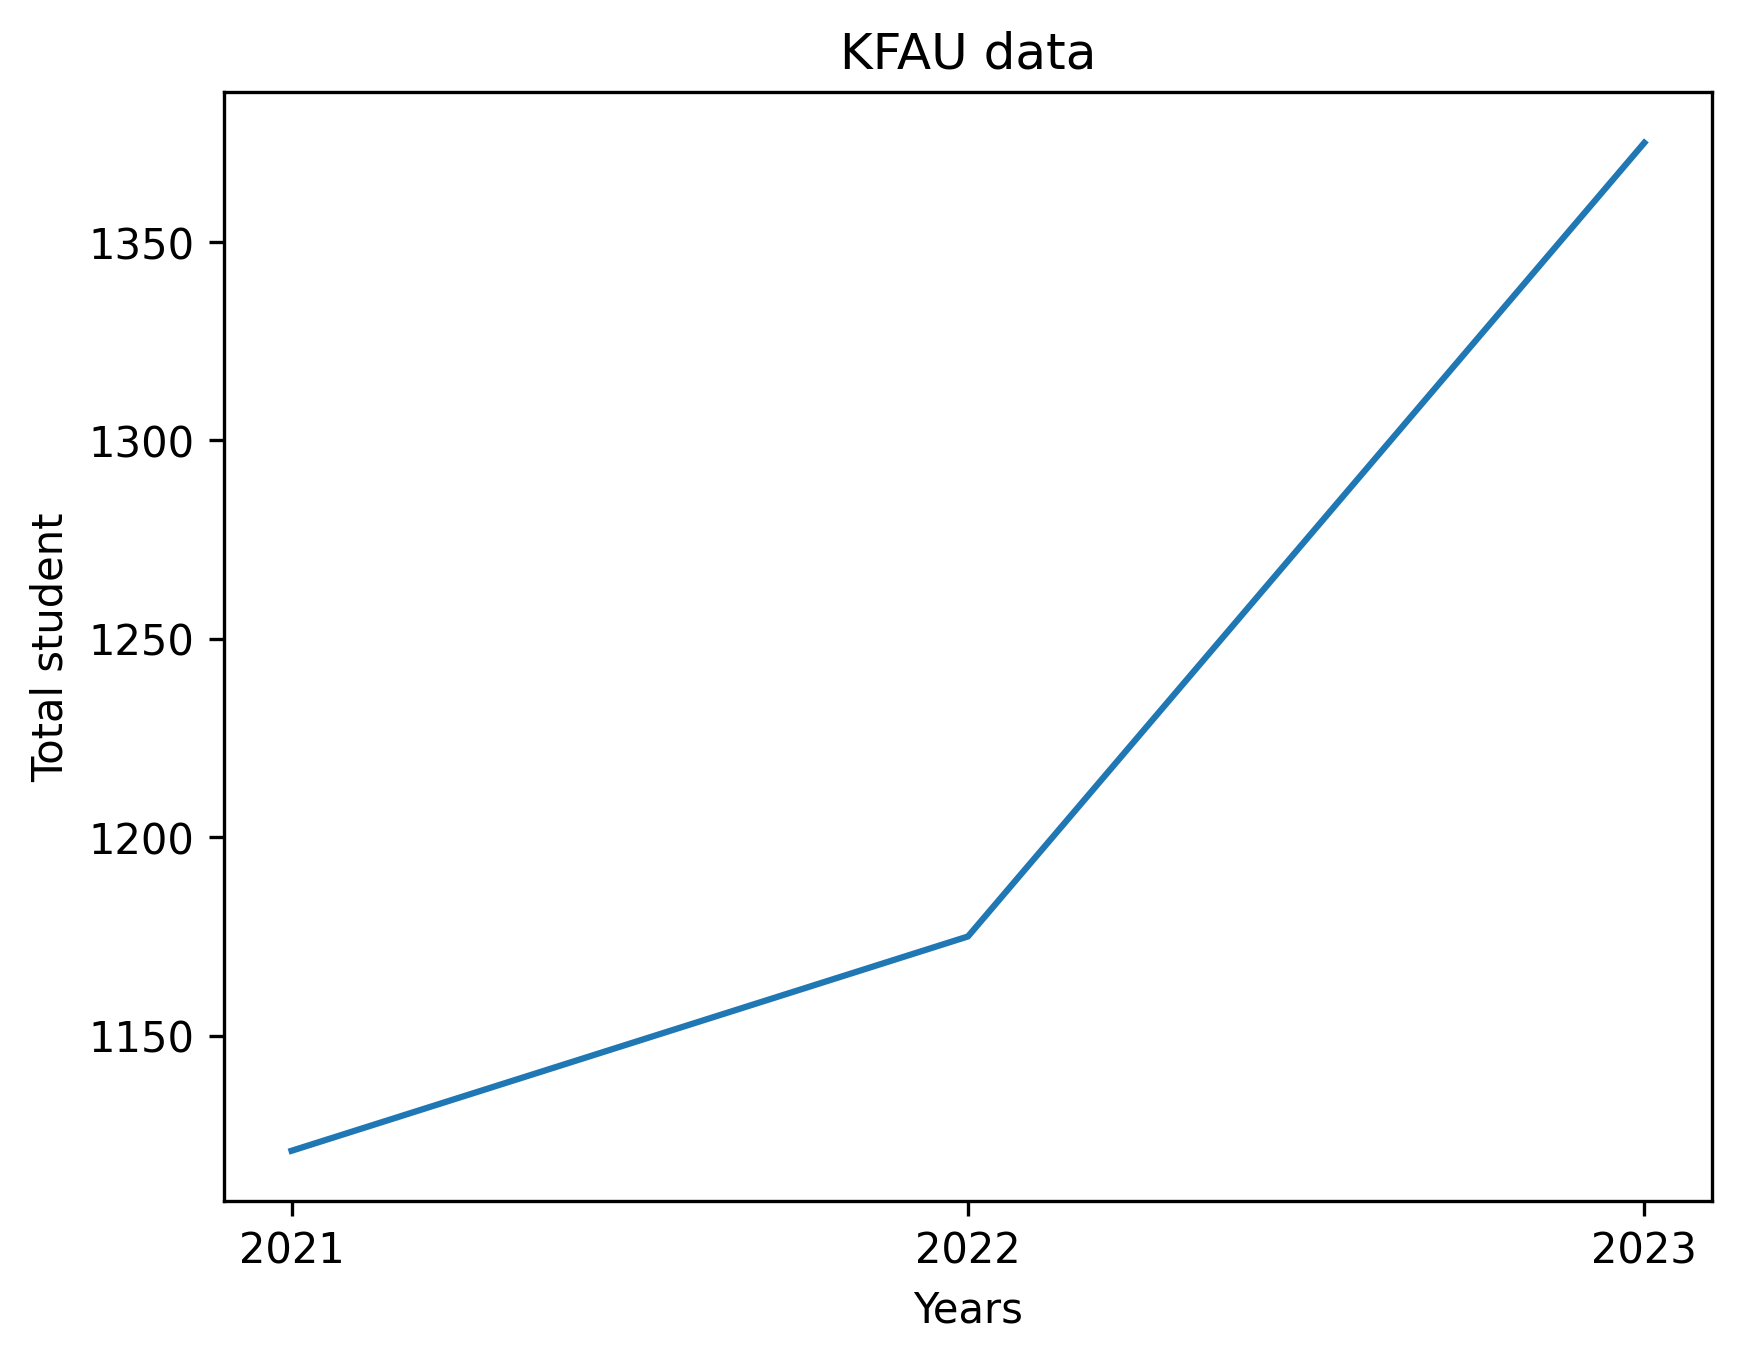

This figure's Python source:
import matplotlib
#matplotlib.use('TkAgg')  # Use Tkinter backend
import matplotlib.pyplot as plt
import pandas as pd

dataframe = pd.DataFrame({'testx': ["2021", "2022", "2023"],
                          'testy': [1121, 1175, 1375]})

plt.plot(dataframe.testx, dataframe.testy)

plt.title("KFAU data")


plt.xlabel("Years")
plt.ylabel("Total student")

plt.savefig('plot.png', dpi=300, bbox_inches='tight')

plt.show()  # Display the plot
